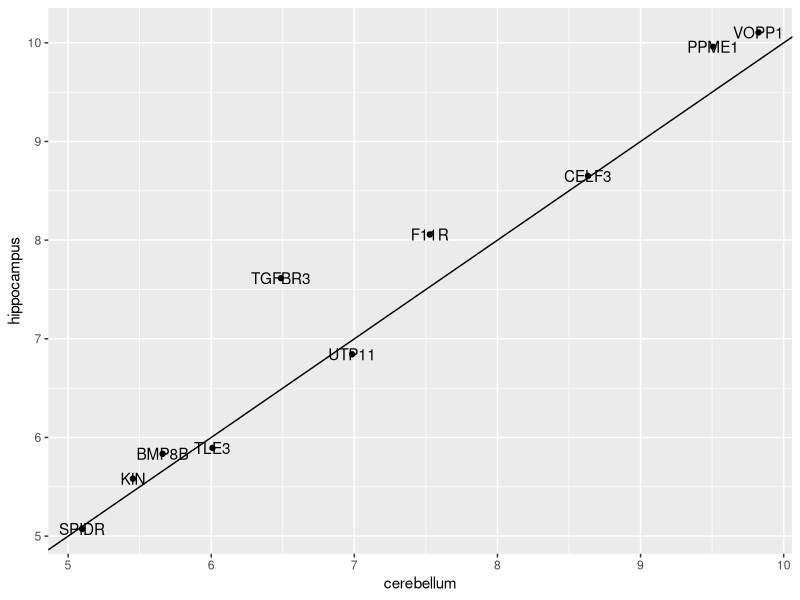
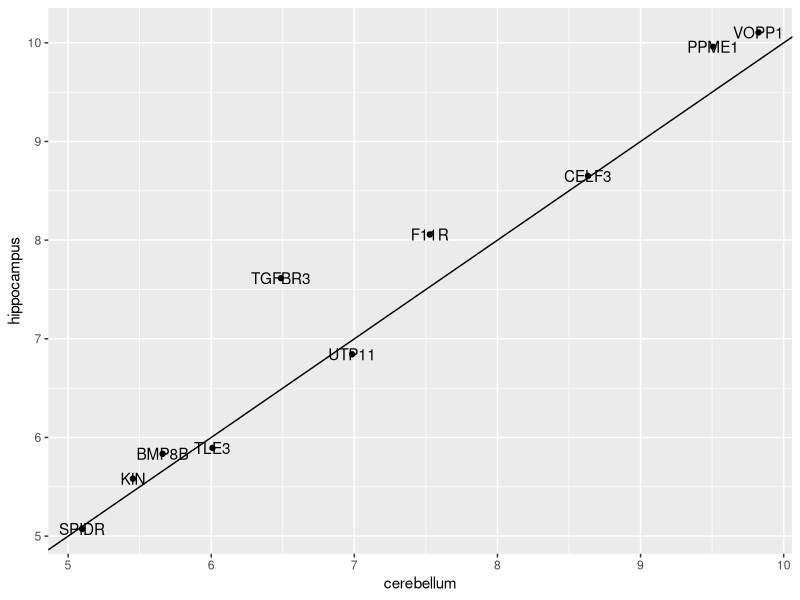
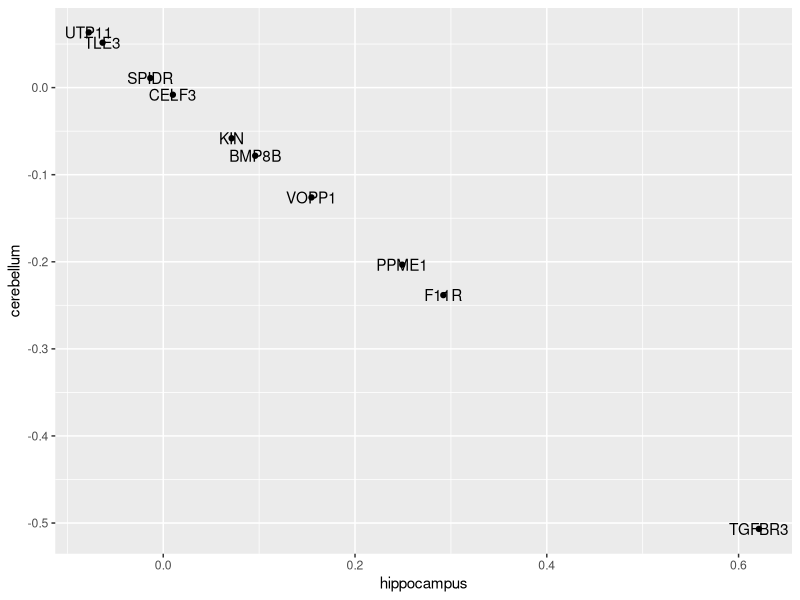
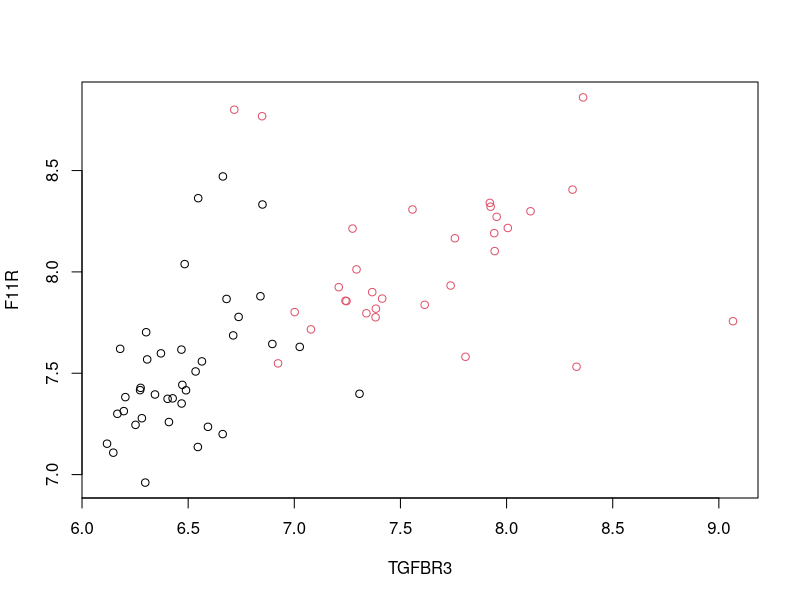

The R source for these figures, in order:
library(dslabs)
library(caret)
library(tidyverse)
data("tissue_gene_expression")

#With LDA
set.seed(1993)
ind <- which(tissue_gene_expression$y %in% c("cerebellum", "hippocampus"))
y <- droplevels(tissue_gene_expression$y[ind])
x <- tissue_gene_expression$x[ind, ]
x <- x[, sample(ncol(x), 10)]

fit_lda <- train(x, y, method = "lda")
fit_lda$results["Accuracy"]

t(fit_lda$finalModel$means) %>% data.frame() %>%
  mutate(predictor_name = rownames(.)) %>%
  ggplot(aes(cerebellum, hippocampus, label = predictor_name)) +
  geom_point() +
  geom_text() +
  geom_abline()

#With QDA
set.seed(1993)
ind <- which(tissue_gene_expression$y %in% c("cerebellum", "hippocampus"))
y <- droplevels(tissue_gene_expression$y[ind])
x <- tissue_gene_expression$x[ind, ]
x <- x[, sample(ncol(x), 10)]

fit_qda <- train(x, y, method = "qda")
fit_qda$results["Accuracy"]

t(fit_qda$finalModel$means) %>% data.frame() %>%
  mutate(predictor_name = rownames(.)) %>%
  ggplot(aes(cerebellum, hippocampus, label = predictor_name)) +
  geom_point() +
  geom_text() +
  geom_abline()

fit_lda <- train(x, y, method = "lda", preProcess = "center")
fit_lda$results["Accuracy"]

t(fit_lda$finalModel$means) %>% data.frame() %>%
  mutate(predictor_name = rownames(.)) %>%
  ggplot(aes(cerebellum, hippocampus, label = predictor_name)) +
  geom_point() +
  geom_text() +
  coord_flip()

d <- apply(fit_lda$finalModel$means, 2, diff)
ind <- order(abs(d), decreasing = TRUE)[1:2]
plot(x[, ind], col = y)

set.seed(1993)
y <- tissue_gene_expression$y
x <- tissue_gene_expression$x
x <- x[, sample(ncol(x), 10)]
fit_lda <- train(x, y, method = "lda", preProcess = c("center"))
fit_lda$results["Accuracy"]
confusionMatrix(fit_lda)
